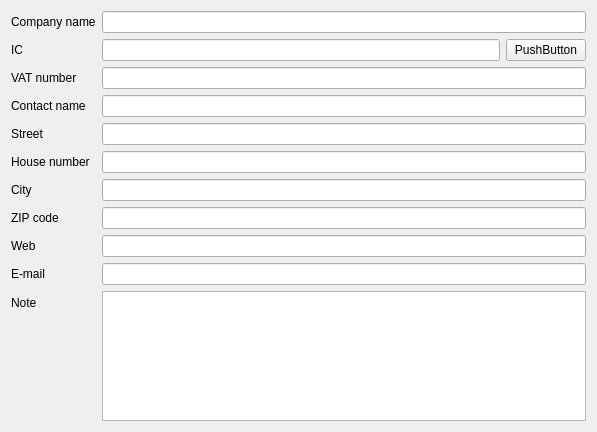
<?xml version="1.0" encoding="UTF-8"?>
<ui version="4.0">
 <class>AddressForm</class>
 <widget class="QWidget" name="AddressForm">
  <property name="geometry">
   <rect>
    <x>0</x>
    <y>0</y>
    <width>597</width>
    <height>432</height>
   </rect>
  </property>
  <property name="windowTitle">
   <string>Form</string>
  </property>
  <layout class="QFormLayout" name="formLayout">
   <item row="0" column="0">
    <widget class="QLabel" name="label">
     <property name="text">
      <string>Company name</string>
     </property>
    </widget>
   </item>
   <item row="0" column="1">
    <widget class="QLineEdit" name="company"/>
   </item>
   <item row="1" column="0">
    <widget class="QLabel" name="label_2">
     <property name="text">
      <string>IC</string>
     </property>
    </widget>
   </item>
   <item row="1" column="1">
    <widget class="QWidget" name="widget" native="true">
     <layout class="QHBoxLayout" name="horizontalLayout">
      <property name="leftMargin">
       <number>0</number>
      </property>
      <property name="topMargin">
       <number>0</number>
      </property>
      <property name="rightMargin">
       <number>0</number>
      </property>
      <property name="bottomMargin">
       <number>0</number>
      </property>
      <item>
       <widget class="QLineEdit" name="ic"/>
      </item>
      <item>
       <widget class="QPushButton" name="pushButton">
        <property name="text">
         <string>PushButton</string>
        </property>
       </widget>
      </item>
     </layout>
    </widget>
   </item>
   <item row="2" column="0">
    <widget class="QLabel" name="label_3">
     <property name="text">
      <string>VAT number</string>
     </property>
    </widget>
   </item>
   <item row="2" column="1">
    <widget class="QLineEdit" name="dic"/>
   </item>
   <item row="3" column="0">
    <widget class="QLabel" name="label_4">
     <property name="text">
      <string>Contact name</string>
     </property>
    </widget>
   </item>
   <item row="3" column="1">
    <widget class="QLineEdit" name="contactName"/>
   </item>
   <item row="4" column="0">
    <widget class="QLabel" name="label_5">
     <property name="text">
      <string>Street</string>
     </property>
    </widget>
   </item>
   <item row="4" column="1">
    <widget class="QLineEdit" name="street"/>
   </item>
   <item row="5" column="0">
    <widget class="QLabel" name="label_6">
     <property name="text">
      <string>House number</string>
     </property>
    </widget>
   </item>
   <item row="5" column="1">
    <widget class="QLineEdit" name="houseNumber"/>
   </item>
   <item row="6" column="0">
    <widget class="QLabel" name="label_7">
     <property name="text">
      <string>City</string>
     </property>
    </widget>
   </item>
   <item row="6" column="1">
    <widget class="QLineEdit" name="city"/>
   </item>
   <item row="7" column="0">
    <widget class="QLabel" name="label_8">
     <property name="text">
      <string>ZIP code</string>
     </property>
    </widget>
   </item>
   <item row="7" column="1">
    <widget class="QLineEdit" name="zipCode"/>
   </item>
   <item row="8" column="0">
    <widget class="QLabel" name="label_9">
     <property name="text">
      <string>Web</string>
     </property>
    </widget>
   </item>
   <item row="8" column="1">
    <widget class="QLineEdit" name="web"/>
   </item>
   <item row="9" column="0">
    <widget class="QLabel" name="label_10">
     <property name="text">
      <string>E-mail</string>
     </property>
    </widget>
   </item>
   <item row="9" column="1">
    <widget class="QLineEdit" name="email"/>
   </item>
   <item row="10" column="0">
    <widget class="QLabel" name="label_11">
     <property name="text">
      <string>Note</string>
     </property>
    </widget>
   </item>
   <item row="10" column="1">
    <widget class="QTextEdit" name="note"/>
   </item>
  </layout>
 </widget>
 <resources/>
 <connections/>
</ui>
